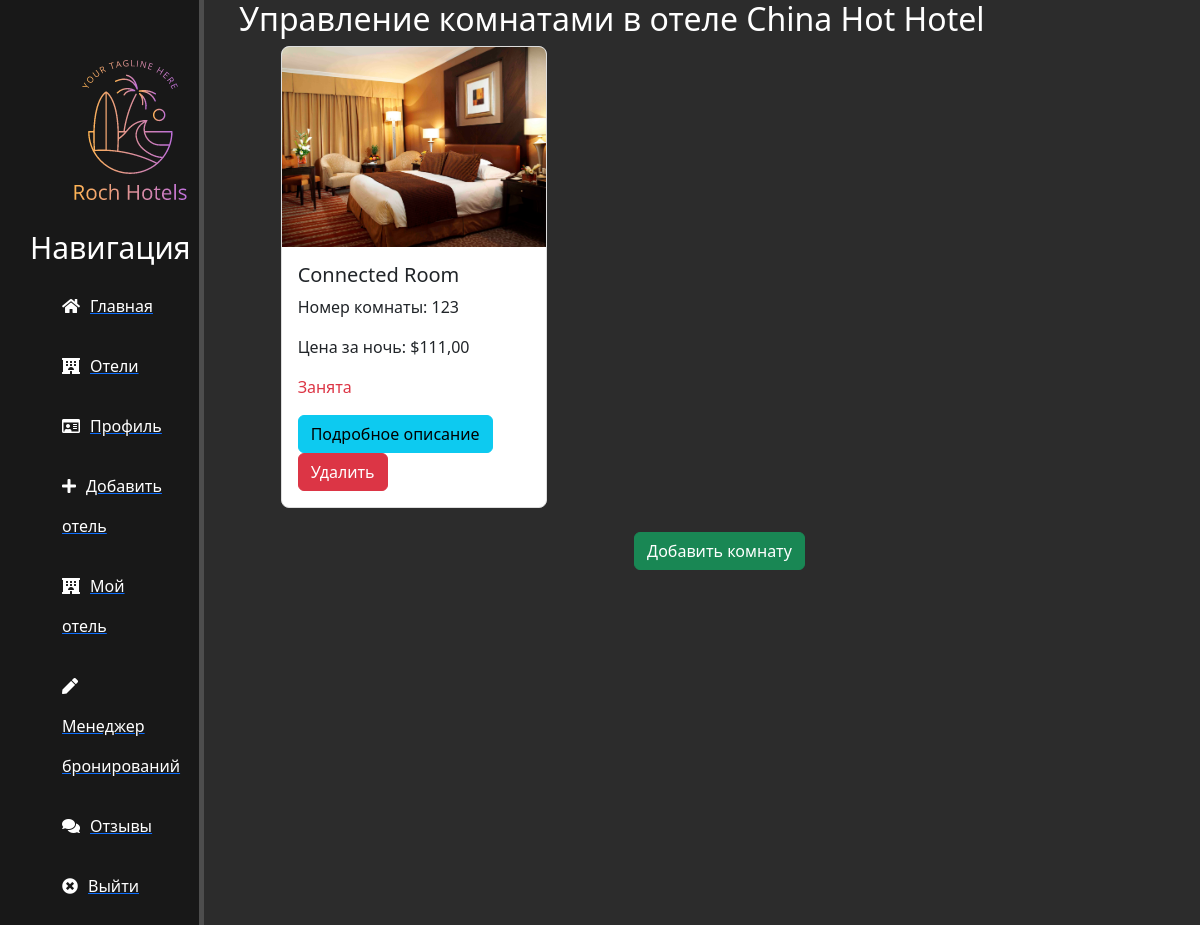
Page /manage-rooms/3/ (signed in) on the earlier database version.
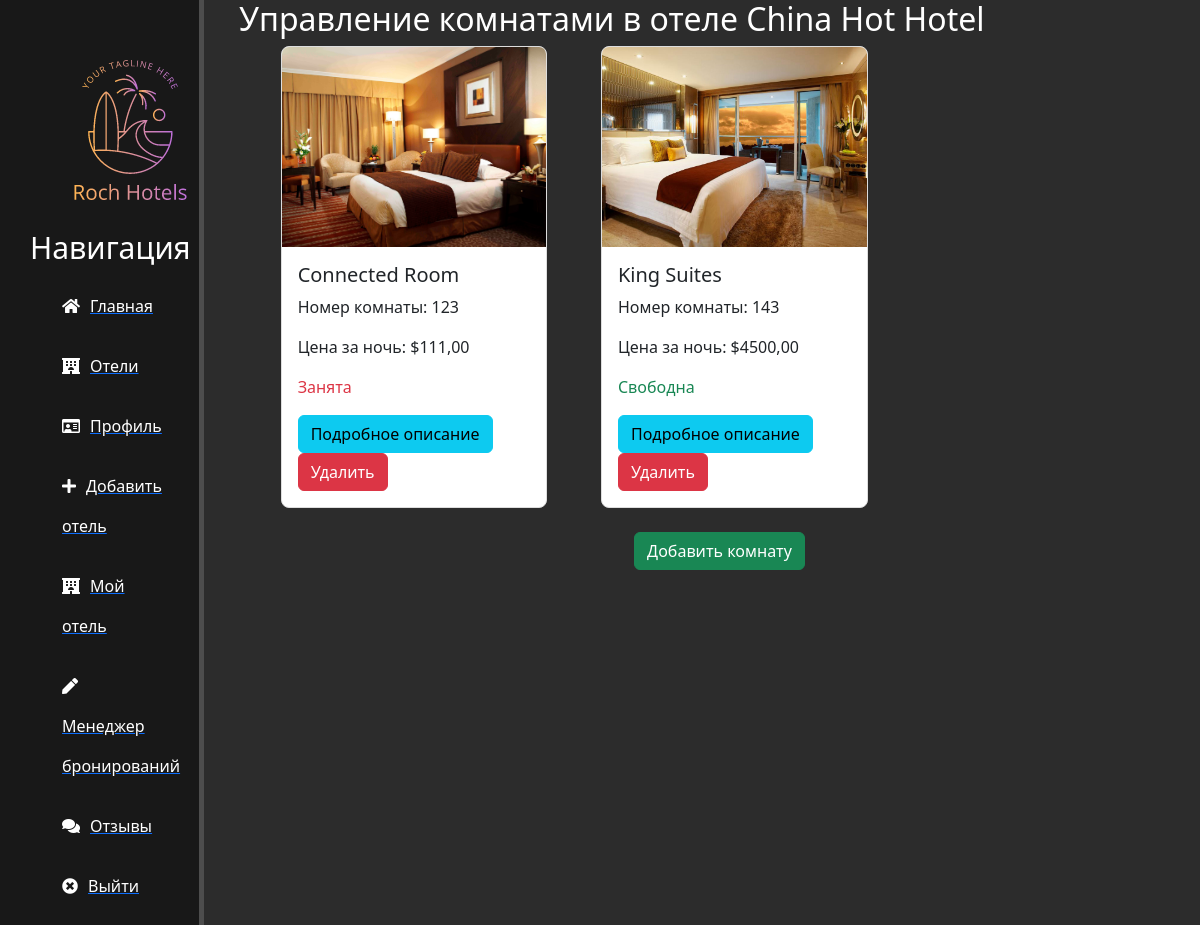
Same page on the later database version.
### main/models.py (models this page shows, shortened)
class Room(models.Model):
    ROOM_TYPES = [
        ('Standart', 'Standart'),
        ('Bedroom', 'Bedroom'),
        ('Superior', 'Superior'),
        ('Studio', 'Studio'),
        ('Family Room', 'Family Room'),
        ('Family Studio', 'Family Studio'),
        ('Suite', 'Suite'),
        ('Junior Suite', 'Junior Suite'),
        ('De Luxe', 'De Luxe'),
        ('Executive Suite', 'Executive Suite'),
        ('Business Room', 'Business Room'),
        ('Connected Room', 'Connected Room'),
        ('Duplex', 'Duplex'),
        ('Apartment', 'Apartment'),
        ('King Suites', 'King Suites'),
        ('President Suites', 'President Suites'),
    ]
    hotel = models.ForeignKey(Hotel, on_delete=models.CASCADE)
    room_type = models.CharField(max_length=20, choices=ROOM_TYPES)
    description = models.TextField()
    beds_counter = models.PositiveSmallIntegerField()
    number_room = models.PositiveSmallIntegerField()
    level = models.PositiveSmallIntegerField()
    photos = models.ImageField(upload_to='room_images/', blank=False, null=False)
    price_per_night = models.DecimalField(max_digits=10, decimal_places=2)
    available = models.BooleanField(default=True)
    created_at = models.DateTimeField(auto_now_add=True)
    updated_at = models.DateTimeField(auto_now=True)
    deleted_at = models.DateTimeField(null=True, blank=True)
    deleted = models.BooleanField(default=False)

### main/views.py (the view)
# urls.py: path('manage-rooms/<int:pk>/', manage_rooms, name='manage-rooms'),
@login_required
def manage_rooms(request, pk):
    hotel = get_object_or_404(Hotel, pk=pk)
    if hotel.admin != request.user:
        return HttpResponseForbidden("Вы не являетесь администратором этого отеля.")
    rooms = Room.objects.filter(hotel=hotel)
    return render(request, 'main/manage_rooms.html', {'hotel': hotel, 'rooms': rooms})

### main/templatetags/custom_tags.py (called while the page is built)
@register.filter(name='has_group')
def has_group(user, group_name):
    return user.groups.filter(name=group_name).exists()

### main/templates/main/manage_rooms.html (shortened to what this page needs)
{% extends 'main/layout.html' %}
{% block content %}
  <h2 class="text-white">Управление комнатами в отеле {{ hotel.name }}</h2>
  <div class="row">
    {% if rooms %}
      {% for room in rooms %}
        <div class="col-md-4 mb-4">
          <div class="card">
            <img src="{{ room.photos.url }}" class="card-img-top" alt="{{ room.room_type }}">
            <div class="card-body">
              <h5 class="card-title">{{ room.room_type }}</h5>
              <p class="card-text">Номер комнаты: {{ room.number_room }}</p>
              <p class="card-text">Цена за ночь: ${{ room.price_per_night }}</p>
              {% if room.available %}
                  <p class="text-success">Свободна</p>
              {% else %}
                  <p class="text-danger">Занята</p>
              {% endif %}
              <a href="{% url 'info-room' pk=room.pk %}" class="btn btn-info">Подробное описание</a>
              <a href="{% url 'delete-room' pk=room.pk %}" class="btn btn-danger">Удалить</a>
            </div>
          </div>
        </div>
      {% endfor %}
    {% endif %}
  </div>
  <div class="text-center">
    <a href="{% url 'add-room' pk=hotel.id %}" class="btn btn-success">Добавить комнату</a>
  </div>
{% endblock %}

### main/templates/main/layout.html (shortened to what this page needs)
{% load static %}
{% load custom_tags %}
<!doctype html>
<html lang="ru">
<head>
    <link rel="stylesheet" href="https://cdn.jsdelivr.net/npm/bootstrap@5.3.2/dist/css/bootstrap.min.css">
    <link rel="stylesheet" href="{% static 'main/css/main.css' %}">
    <link rel="stylesheet" href="https://use.fontawesome.com/releases/v5.8.2/css/all.css">
</head>
<body>
    <aside>
    <img src="{% static 'main/img/LogoHotelBlack.png' %}" alt="Логотип">
    <h3>Навигация</h3>
        <ul>
            <a href="{% url 'home' %}"><li><i class="fas fa-home"></i>Главная</li></a>
            <a href="{% url 'hotels' %}"><li><i class="fas fa-hotel" style="color: #ffffff;"></i>Отели</li></a>
            {% if user.is_authenticated %}
                {% if user|has_group:'Hotel Administrator' %}
                    <a href="{% url 'profile' %}"><li><i class="far fa-id-card"></i>Профиль</li></a>
                    <a href="{% url 'register-hotel' %}"><li><i class="fas fa-plus"></i>Добавить отель</li></a>
                    <a href="{% url 'my-hotel' %}"><li><i class="fas fa-hotel"></i>Мой отель</li></a>
                    <a href="{% url 'manage-bookings-admin' %}"><li><i class="fas fa-pen"></i>Менеджер бронирований</li></a>
                    <a href="{% url 'view-reviews-admin' %}"><li><i class="fas fa-comments"></i>Отзывы</li></a>
                {% else %}
                    <a href="{% url 'profile' %}"><li><i class="far fa-id-card"></i>Профиль</li></a>
                {% endif %}
            <a href="{% url 'logout' %}"><li><i class="fas fa-times-circle"></i>Выйти</li></a>
            {% else %}
                <a href="{% url 'login' %}"><li><i class="fas fa-user"></i>Войти</li></a>
                <a href="{% url 'register' %}"><li><i class="fas fa-id-card"></i>Зарегистрироваться</li></a>
            {% endif %}
        </ul>
    </aside>
    <main>
        {% block content %}
        {% endblock %}
    </main>
</body>
</html>

### main/static/main/css/main.css (style rules this page uses)
body { background: #2c2c2c; }
aside { margin-right: 35px; float: left; background: #181818; width: 17%; padding: 2.5%; min-height: 100vh; overflow-y: auto; color: #fff; border-right: 5px solid #4d4d4d; }
aside img { width: 200px; float: left; }
aside h3 { margin-top: 50px; font-size: 30px; }
aside ul { list-style: none }
aside ul li { color: white; display: block; margin-top: 20px; transition: all .6s ease; line-height: 40px; }
aside ul li i { margin-right: 10px; }
.card { margin-left: 10%; border: 1px solid #ddd; border-radius: 8px; overflow: hidden; }
.card-img-top { width: 100%; height: 200px; object-fit: cover; }

Differences in the rows shown:
added Room: photos (picture), room_type "King Suites", number_room "143", price_per_night "4500,00", available "Свободна"
